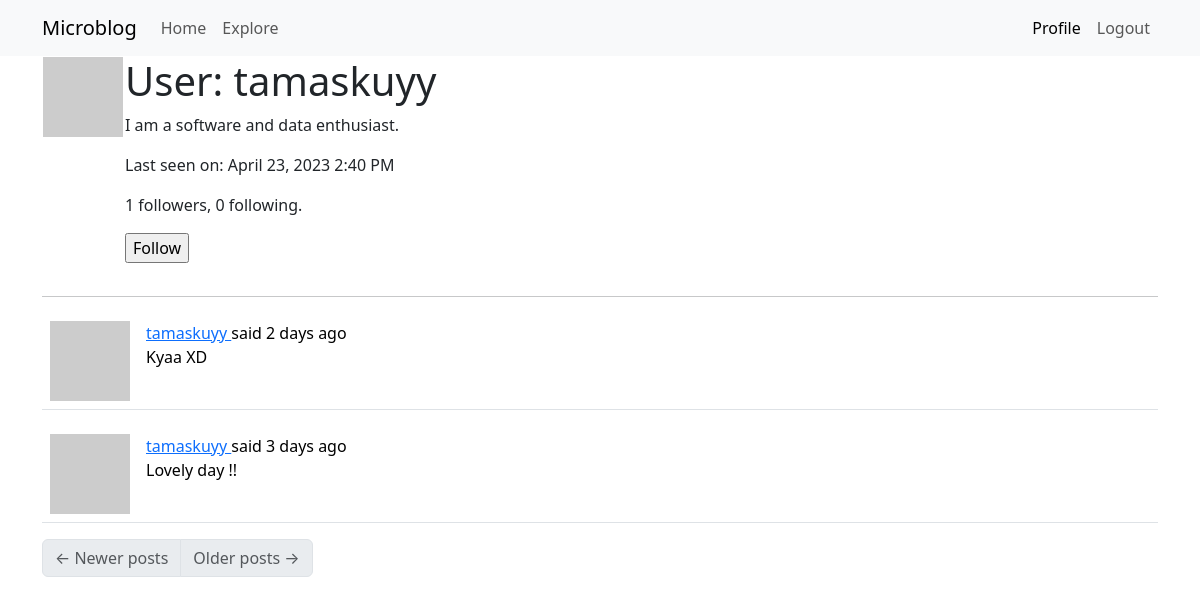
The page /user/tamaskuyy (signed in) on the database its author committed.
### app/models.py (models this page shows, shortened)
class User(UserMixin, db.Model):
    id = db.Column(db.Integer, primary_key=True)
    username = db.Column(db.String(64), index=True, unique=True)
    email = db.Column(db.String(120), index=True, unique=True)
    password_hash = db.Column(db.String(128))
    posts = db.relationship('Post', backref='author', lazy='dynamic')
    about_me = db.Column(db.String(140))
    last_seen = db.Column(db.DateTime, default=datetime.utcnow)
    followed = db.relationship(
        'User', secondary=followers,
        primaryjoin=(followers.c.follower_id == id),
        secondaryjoin=(followers.c.followed_id == id),
        backref=db.backref('followers', lazy='dynamic'), lazy='dynamic')
    def avatar(self, size):
        digest = md5(self.email.lower().encode('utf-8')).hexdigest()
        return 'https://www.gravatar.com/avatar/{}?d=identicon&s={}'.format(digest, size)
    def is_following(self, user):
        return self.followed.filter(
            followers.c.followed_id == user.id).count() > 0

class Post(db.Model):
    id = db.Column(db.Integer, primary_key=True)
    body = db.Column(db.String(140))
    timestamp = db.Column(db.DateTime, index=True, default=datetime.utcnow)
    user_id = db.Column(db.Integer, db.ForeignKey('user.id'))

### app/routes.py (the view)
@app.route('/user/<username>')
@login_required
def user(username):
    user = User.query.filter_by(username=username).first_or_404()
    page = request.args.get('page', 1, type=int)
    posts = user.posts.order_by(Post.timestamp.desc()).paginate(page=page, per_page=app.config['POSTS_PER_PAGE'], error_out=False)
    next_url = url_for('user', username=user.username, page=posts.next_num) \
        if posts.has_next else None
    prev_url = url_for('user', username=user.username, page=posts.prev_num) \
        if posts.has_prev else None
    form = EmptyForm()
    return render_template('user.html', user=user, posts=posts.items, next_url=next_url, prev_url=prev_url, form=form)

### app/forms.py
class EmptyForm(FlaskForm):
    submit = SubmitField('Submit')

### app/models.py (called while the page is built)
@login.user_loader
def load_user(id):
    return User.query.get(int(id))

### app/routes.py (called while the page is built)
@app.before_request
def before_request():
    if current_user.is_authenticated:
        current_user.last_seen = datetime.utcnow()
        db.session.commit()
    g.locale = str(get_locale())

@app.before_request
def before_request():
    if current_user.is_authenticated:
        current_user.last_seen = datetime.utcnow()
        db.session.commit()

### app/templates/user.html (shortened to what this page needs)
{% extends "base.html" %}
{% block app_content %}
    <table>
        <tr valign="top">
            <td><img src="{{ user.avatar(128) }}"></td>
            <td>
                <h1>{{ _('User:') }} {{ user.username }}</h1>
                {% if user.about_me %}<p>{{ user.about_me }}</p>{% endif %}
                {% if user.last_seen %}
                    <p> {{ _('Last seen on:')}} {{ moment(user.last_seen).format('LLL') }}</p>
                {% endif %}
                <p>{{ user.followers.count() }} followers, {{ user.followed.count() }} following.</p>
                {% if user == current_user %}
                <p><a href="{{ url_for('edit_profile') }}">{{ _('Edit your profile') }}</a></p>
                {% elif not current_user.is_following(user) %}
                <p>
                    <form action="{{ url_for('follow', username=user.username) }}" method="post">
                        {{ form.submit(value=_('Follow')) }}
                    </form>
                </p>
                {% endif %}
            </td>
        </tr>
    </table>
    <hr>
    {% for post in posts %}
        {% include '_post.html' %}
    {% endfor %}
    <nav aria-label="...">
        <ul class="pagination">
            <li class="page-item {% if not prev_url %} disabled{% endif %}">
                <a href="{{ prev_url or '#' }}" class="page-link">
                    <span aria-hidden="true">&larr;</span> {{ _('Newer posts') }}
                </a>
            </li>
            <li class="page-item {% if not next_url %} disabled{% endif %}">
                <a href="{{ next_url or '#' }}" class="page-link">
                    {{ _('Older posts') }} <span aria-hidden="true">&rarr;</span>
                </a>
            </li>
        </ul>
    </nav>
{% endblock %}

### app/templates/_post.html (shortened to what this page needs)
<table class="table table-hover">
    <tr>
        <td width="70px">
            <a href="{{ url_for('user', username=post.author.username) }}">
                <img src="{{ post.author.avatar(70) }}" />
            </a>
        </td>
        <td>
            {{ _('%(username)s said %(when)s',
                username=user_link, when=moment(post.timestamp).fromNow()) }}
            <br>
            {{ post.body }}
        </td>
    </tr>
</table>

### rows shown on the page
User: username "tamaskuyy", about_me "I am a software and data enthusiast.", last_seen "April 23, 2023 2:40 PM"
Post: body "Kyaa XD"
Post: body "Lovely day !!"

### other values the page prints
{{ user.followers.count() }} "1"
{{ user.followed.count() }} "0"
